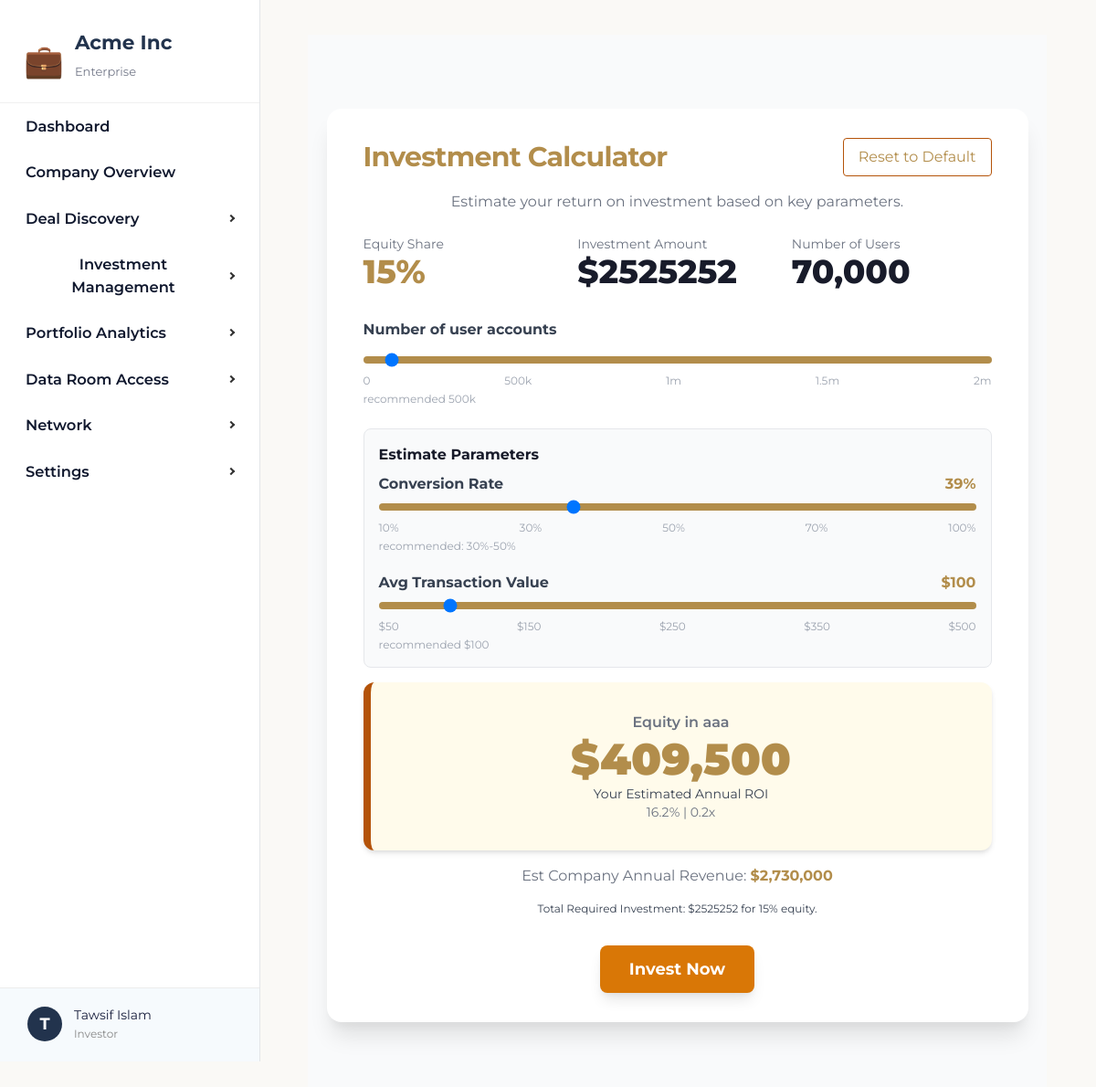
Page /investor/deal-discovery/invest/1/ (signed in) on the committed database.
### core/models.py (models this page shows, shortened)
class StartupProfile(models.Model):
    user = models.OneToOneField(User, on_delete=models.CASCADE, related_name='startup_profile')
    startup_name = models.CharField(max_length=150)
    role = models.CharField(max_length=100)
    email = models.EmailField()
    website = models.CharField(max_length=255)
    heard_about = models.CharField(max_length=50)
    description = models.TextField()
    audience = models.TextField()
    tech_component = models.TextField()
    your_edge = models.TextField()
    pitch_deck_url = models.CharField(max_length=255)
    startup_stage = models.CharField(max_length=50)
    problem = models.TextField()
    solution = models.TextField()
    market_research = models.CharField(max_length=20)
    business_model_mind = models.CharField(max_length=50)
    working_time = models.CharField(max_length=50)
    cofounder = models.CharField(max_length=20)
    support_needed = models.TextField()
    has_mvp = models.CharField(max_length=10)
    tested_with_customers = models.CharField(max_length=10)
    funding_source = models.CharField(max_length=100)
    early_users = models.CharField(max_length=10)
    generated_revenue = models.CharField(max_length=20)
    stage3_challenges = models.TextField()
    stage3_support = models.TextField()
    business_model = models.TextField()
    paying_customers = models.CharField(max_length=50)
    annual_revenue_4 = models.CharField(max_length=50)
    external_funding = models.CharField(max_length=50)
    acquisition_strategies = models.TextField()
    team_size = models.CharField(max_length=50)
    stage4_challenges = models.TextField()
    stage4_support = models.TextField()
    annual_revenue_5 = models.CharField(max_length=50)
    active_customers_5 = models.CharField(max_length=50)
    markets_operating = models.CharField(max_length=100)
    expansion_plans = models.TextField()
    stage5_challenges = models.TextField()
    is_approved = models.BooleanField(default=False)
    is_onboarded = models.BooleanField(default=False)
    complete_profile_submitted = models.BooleanField(default=False)
    submitted_at = models.DateTimeField(auto_now_add=True)
    arr = models.FloatField(
        null=True, blank=True, verbose_name="Annual Recurring Revenue (ARR)"
    )
    arpu = models.FloatField(
        null=True, blank=True, verbose_name="Average Revenue Per User (ARPU)"
    )
    monthly_burn = models.FloatField(null=True, blank=True)
    cash_balance = models.FloatField(null=True, blank=True)
    ltv_cac_ratio = models.FloatField(null=True, blank=True)
    operating_expenses = models.FloatField(null=True, blank=True)
    debt_obligations = models.TextField(null=True, blank=True)
    capital_raised = models.FloatField(null=True, blank=True)
    currently_raising = models.FloatField(null=True, blank=True)
    equity_offered = models.FloatField(null=True, blank=True)
    financial_forecast = models.FileField(
        upload_to='financial_forecasts/', null=True, blank=True
    )

### core/views.py (the view, shortened to what this page needs)
# urls.py: path('investor/deal-discovery/invest/<int:startup_id>/', invest_in_company, name="invest_in_company"),
@login_required
def invest_in_company(request, startup_id):
    investor_profile = getattr(request.user, 'investor_profile', None)
    if not investor_profile:
        return redirect('investor_onboarding')
    startup = get_object_or_404(StartupProfile, pk=startup_id)
    context = {
        "startup": startup,
        "default_equity": startup.equity_offered,        # from model
        "default_investment": startup.currently_raising,
        "default_users": 70000,
        "default_conversion": 39,
        "default_avg_txn": 100,
        "default_roi_display": "yearly",
    }
    return render(request, "invest_in_company.html", context)

### core/templates/invest_in_company.html (shortened to what this page needs)
{% extends "investor_base.html" %}
{% load humanize %}
{% block content %}
<link href="https://cdn.jsdelivr.net/npm/tailwindcss@2.2.19/dist/tailwind.min.css" rel="stylesheet">
<div class="min-h-screen flex items-center justify-center bg-gray-50 py-8">
  <div class="w-full max-w-3xl bg-white rounded-2xl shadow-xl px-10 py-8 overflow-y-auto" style="max-height: 90vh;">
    <div class="flex flex-col md:flex-row justify-between items-center mb-4">
      <h2 class="text-3xl font-bold tracking-tight gold-text mb-2 md:mb-0">Investment Calculator</h2>
      <button type="button" onclick="resetToDefault()" class="border px-4 py-2 rounded gold-text border-yellow-700 hover:bg-yellow-50 transition">Reset to Default</button>
    </div>
    <p class="text-center text-gray-500 mb-6">Estimate your return on investment based on key parameters.</p>
    <div class="grid grid-cols-1 md:grid-cols-3 gap-4 mb-8">
      <div>
        <div class="text-sm text-gray-500">Equity Share</div>
        <div id="equity_share_display" class="text-4xl font-extrabold gold-text">{{ default_equity|floatformat:0 }}%</div>
      </div>
      <div>
        <div class="text-sm text-gray-500">Investment Amount</div>
        <div id="investment_amount_display" class="text-4xl font-extrabold">${{ default_investment|floatformat:0 }}</div>
      </div>
      <div>
        <div class="text-sm text-gray-500">Number of Users</div>
        <div id="users_display" class="text-4xl font-extrabold">{{ default_users|floatformat:0 }}</div>
      </div>
    </div>
    <div class="mb-6">
      <label class="block text-gray-700 font-bold mb-2">Number of user accounts</label>
      <input id="users_slider" type="range" min="0" max="2000000" step="10000" value="{{ default_users }}" class="w-full gold-bg h-2 rounded-lg appearance-none cursor-pointer">
      <div class="flex justify-between text-xs text-gray-400 mt-1">
        <span>0</span><span>500k</span><span>1m</span><span>1.5m</span><span>2m</span>
      </div>
      <div class="text-xs text-gray-400 mt-1">recommended 500k</div>
    </div>
    <div class="bg-gray-50 border rounded-lg p-4 mb-4">
      <h4 class="font-bold mb-2">Estimate Parameters</h4>
      <div class="mb-5">
        <div class="flex justify-between">
          <label class="block text-gray-700 font-bold">Conversion Rate</label>
          <span id="conversion_value" class="font-bold gold-text"></span>
        </div>
        <input id="conversion_slider" type="range" min="10" max="100" step="1" value="{{ default_conversion }}" class="w-full gold-bg h-2 rounded-lg appearance-none cursor-pointer">
        <div class="flex justify-between text-xs text-gray-400 mt-1">
          <span>10%</span><span>30%</span><span>50%</span><span>70%</span><span>100%</span>
        </div>
        <div class="text-xs text-gray-400 mt-1">recommended: 30%-50%</div>
      </div>
      <div>
        <div class="flex justify-between">
          <label class="block text-gray-700 font-bold">Avg Transaction Value</label>
          <span id="avg_txn_value" class="font-bold gold-text"></span>
        </div>
        <input id="avg_txn_slider" type="range" min="50" max="500" step="10" value="{{ default_avg_txn }}" class="w-full gold-bg h-2 rounded-lg appearance-none cursor-pointer">
        <div class="flex justify-between text-xs text-gray-400 mt-1">
          <span>$50</span><span>$150</span><span>$250</span><span>$350</span><span>$500</span>
        </div>
        <div class="text-xs text-gray-400 mt-1">recommended $100</div>
      </div>
    </div>
    <div class="bg-yellow-50 border-l-8 border-yellow-700 rounded-xl shadow-md p-8 mb-4 flex flex-col items-center">
      <div class="text-gray-500 font-semibold mb-1">Equity in {{ startup.startup_name }}</div>
      <div id="roi_dollar" class="text-5xl font-black gold-text mb-1">$0</div>
      <div class="text-sm text-gray-700">Your Estimated Annual ROI</div>
      <div class="text-gray-500 text-sm"><span id="roi_percent">0%</span> | <span id="roi_multiple">0x</span></div>
    </div>
    <div class="text-center mb-3 text-gray-500">
      Est Company Annual Revenue: <span id="company_revenue" class="font-bold gold-text">$0</span>
    </div>
    <div class="mt-4 text-center text-gray-700 text-xs">
      Total Required Investment: $<span id="total_required">{{ default_investment|floatformat:0 }}</span> for <span id="total_equity">{{ default_equity|floatformat:0 }}</span>% equity.
    </div>
    <div class="flex justify-center mt-8">
      <button id="investNowBtn"
              class="bg-yellow-600 hover:bg-yellow-700 text-white font-bold py-3 px-8 rounded-lg shadow-lg text-lg transition">
        Invest Now
      </button>
    </div>
  </div>
</div>
{% endblock %}

### core/templates/investor_base.html (shortened to what this page needs)
{% load static %}
<!DOCTYPE html>
<html lang="en">
<head>
</head>
<body>
<div class="layout">
    <nav class="sidebar">
        <div class="logo-box">
            <span class="logo-icon">&#128188;</span>
            <div>
                <div class="sidebar-title">Acme Inc</div>
                <div class="sidebar-subtitle">Enterprise</div>
            </div>
        </div>
        <div class="sidebar-content">
            <ul class="sidebar-nav">
                <li>
                    <a href="{% url 'investor_dashboard' %}" class="sidebar-link {% if section == 'dashboard' %}active{% endif %}">Dashboard</a>
                </li>
                <li>
                    <a href="{% url 'investor_company_overview' %}" class="sidebar-link {% if section == 'company' %}active{% endif %}">Company Overview</a>
                </li>
                <li>
                    <button class="sidebar-toggle {% if section == 'deal_discovery' %}active{% endif %}" aria-expanded="false" type="button">
                        Deal Discovery
                        <span class="arrow"></span>
                    </button>
                </li>
                <li>
                    <button class="sidebar-toggle" aria-expanded="false" type="button">
                        Investment Management
                        <span class="arrow"></span>
                    </button>
                </li>
                <li>
                    <button class="sidebar-toggle" aria-expanded="false" type="button">
                        Portfolio Analytics
                        <span class="arrow"></span>
                    </button>
                </li>
                <li>
                    <button class="sidebar-toggle" aria-expanded="false" type="button">
                        Data Room Access
                        <span class="arrow"></span>
                    </button>
                </li>
                <li>
                    <button class="sidebar-toggle" aria-expanded="false" type="button">
                        Network
                        <span class="arrow"></span>
                    </button>
                </li>
                <li>
                    <button class="sidebar-toggle" aria-expanded="false" type="button">
                        Settings
                        <span class="arrow"></span>
                    </button>
                </li>
            </ul>
        </div>
        <div class="sidebar-footer" id="sidebar-footer">
            <div class="sidebar-footer-circle">{{ request.user.first_name|default:"N"|slice:":1" }}</div>
            <div class="sidebar-footer-details">
                <span>{{ request.user.get_full_name|default:request.user.username }}</span>
                <small>Investor</small>
            </div>
        </div>
    </nav>
    <div id="main-content" class="main-content">
        {% block content %}{% endblock %}
    </div>
</div>
</body>
</html>

### core/templates/investor_base.html (style rules this page uses)
html, body { height: 100%; margin: 0; }
body { font-family: 'Inter', sans-serif; background: #f8f9fb; color: #181b2a; height: 100vh; }
.layout { display: flex; min-height: 100vh; }
.sidebar { width: 285px; background: #fff; border-right: 1.5px solid #e3e5e8; padding: 0; position: relative; display: flex; flex-direction: column; height: 100vh; }
.sidebar .logo-box { padding: 30px 26px 8px 26px; display: flex; align-items: center; gap: 12px; flex-shrink: 0; background: #fff; border-bottom: 1px solid #f0f0f0; }
.sidebar-content { flex: 1; overflow-y: auto; padding-bottom: 80px; }
.sidebar .logo-icon { font-size: 2.2rem; color: #22284b; transition: all 0.2s cubic-bezier(0.4, 0, 0.2, 1); }
.sidebar-title { font-weight: 700; font-size: 1.35rem; color: #22334d; margin-bottom: 7px; }
.sidebar-subtitle { font-size: 13px; color: #757a8a; margin-bottom: 15px; }
.sidebar-nav { padding: 0; margin: 0 0 30px 0; list-style: none; }
.sidebar-link, .sidebar-toggle { display: flex; align-items: center; gap: 8px; padding: 13px 28px; color: #10182e; text-decoration: none; font-weight: 600; font-size: 1.02rem; border: none; background: none; cursor: pointer; width: 100%; outline: none; transition: all 0.2s cubic-bezier(0.4, 0, 0.2, 1); border-radius: 0 16px 16px 0; margin-right: 4px; position: relative; }
.sidebar-toggle .arrow { margin-left: auto; transition: transform 0.3s cubic-bezier(0.4, 0, 0.2, 1); }
.sidebar-footer { position: absolute; left: 0; bottom: 0; width: 100%; padding: 19px 24px 21px 30px; border-top: 1px solid #ececec; background: #f6fafd; display: flex; align-items: center; gap: 13px; cursor: pointer; z-index: 10; box-sizing: border-box; transition: all 0.2s cubic-bezier(0.4, 0, 0.2, 1); }
.sidebar-footer-circle { width: 38px; height: 38px; border-radius: 50%; background: #22334d; color: #fff; display: flex; align-items: center; justify-content: center; font-size: 18px; font-weight: 700; transition: all 0.2s cubic-bezier(0.4, 0, 0.2, 1); }
.sidebar-footer-details { display: flex; flex-direction: column; gap: 1px; }
.sidebar-footer-details span { font-size: 14px; color: #191f3d; transition: color 0.2s cubic-bezier(0.4, 0, 0.2, 1); }
.sidebar-footer-details small { font-size: 12px; color: #888; transition: color 0.2s cubic-bezier(0.4, 0, 0.2, 1); }
.main-content { flex: 1; padding: 38px 54px 44px 52px; }
.arrow { display: inline-block; width: 6px; height: 6px; border-top: 2px solid #333; border-right: 2px solid #333; transform: rotate(45deg); margin-left: auto; transition: transform 0.3s cubic-bezier(0.4, 0, 0.2, 1); }

### core/templates/invest_in_company.html (style rules this page uses)
body, .font-sans { font-family: 'Montserrat', 'Arial', sans-serif !important; background: #faf9f6; }
.gold-bg { background: #B28D4B !important; }
.gold-text { color: #B28D4B !important; }

### rows in the picture
StartupProfile: equity_offered "15", currently_raising "2525252", startup_name "aaa"

### other values in the picture
{{ request.user.first_name|default:"N"|slice:":1" }} "T"
{{ request.user.get_full_name|default:request.user.username }} "Tawsif Islam"
{{ default_users|floatformat:0 }} "70,000"
